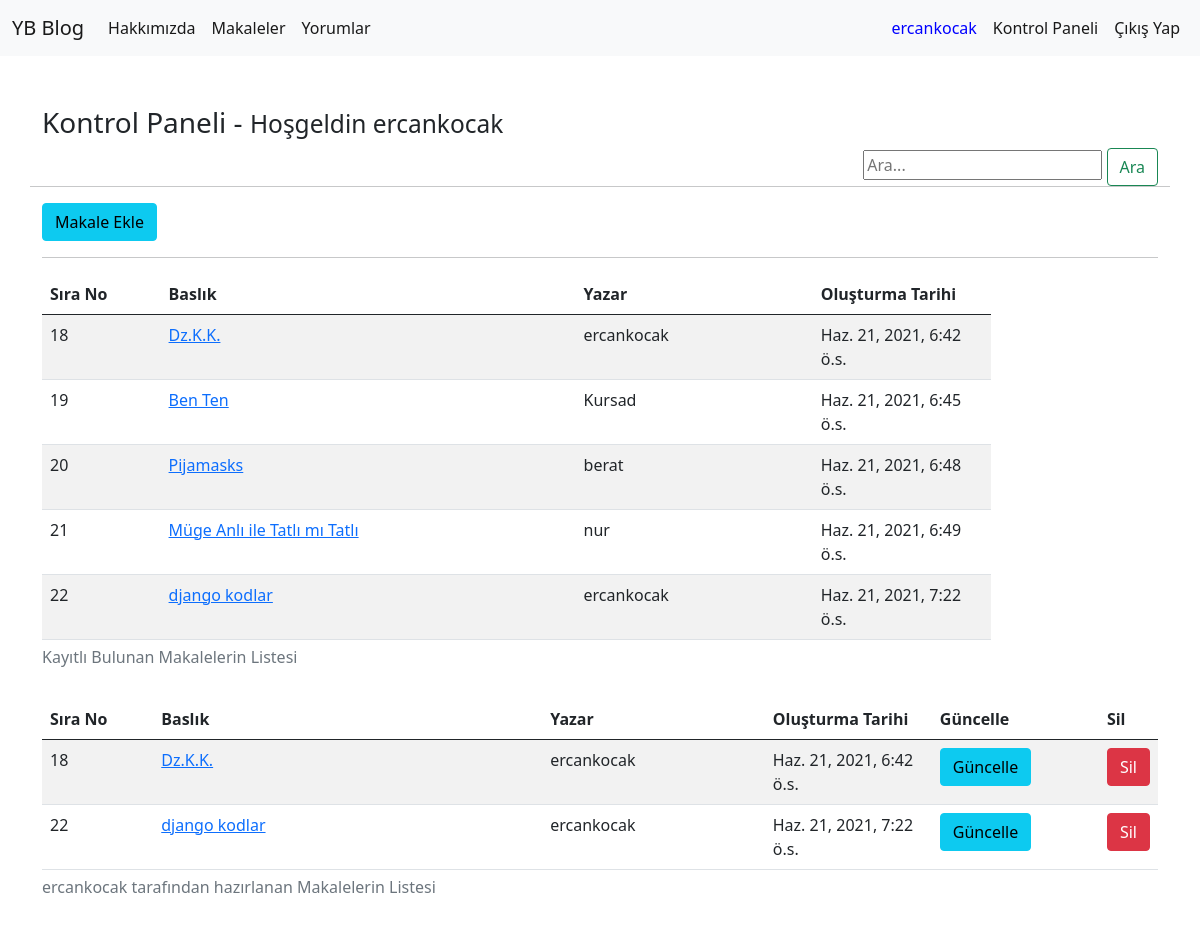
The page /dashboard/ (signed in) on the database its author committed.
### article/models.py (models this page shows, shortened)
class Article(models.Model):
    author=models.ForeignKey("auth.User", on_delete=models.CASCADE, verbose_name="Yazar")
    title=models.CharField(max_length=50, verbose_name="Başlık")
    content = RichTextField()
    created_date= models.DateTimeField(auto_now_add=True)
    article_image=models.FileField(blank=True, null=True, verbose_name="Makaleye Foto Ekleyin")

### article/views.py (the view)
# urls.py: path('dashboard/',views.dashboard, name="dashboard"),
@login_required(login_url = "user:login")
def dashboard(request):
    keyword=request.GET.get("keyword")
    if keyword:
        articlelist=Article.objects.filter(title__contains=keyword)
        userarticlelist=Article.objects.filter(author=request.user,title__contains=keyword)
    else:
        articlelist=Article.objects.all()
        userarticlelist=Article.objects.filter(author=request.user)
    return render(request, "dashboard.html", {"articlelist":articlelist, "userarticlelist":userarticlelist})

### blogdj/templates/dashboard.html (shortened to what this page needs)
{% extends "layout.html" %}
{% block body %}
<div class="row">
  <h3>Kontrol Paneli - <small>Hoşgeldin {{request.user}}</small></h3>
<div>
  <form class="form-inline my-2 my-lg-0" style="float:right">
    <input class="mr-sm-2" type="search" name = "keyword" placeholder="Ara..." aria-label="Search">
    <button class="btn btn-outline-success my-2 my-sm-0" type="submit">Ara</button>
  </form>
</div>
  <hr>
  </div>
  <a href="{% url 'article:addarticle'%}"><button class="btn btn-info">Makale Ekle</button></a>
  <br>
  <table class="table table-striped" style="width: 85%" name ="allarticles">
    <caption><h6>Kayıtlı Bulunan Makalelerin Listesi</h6></caption>
    <colgroup>
      <col span="1" style="width: 10%;">
      <col span="1" style="width: 35%;">
      <col span="1" style="width: 20%;">
      <col span="1" style="width: 15%;">
   </colgroup>
    <thead class="thead-light">
    <tr>
      <th>Sıra No</th>
      <th>Baslık</th>
      <th>Yazar</th>
      <th>Oluşturma Tarihi</th>
    </tr>
  </thead>
  <tbody>
    {% if articlelist %}
    {% for article in articlelist %}
    <tr>
      <td>{{article.id}}</td>
      <td><a href="{% url 'article:detail' article.id%}">{{article.title}}</a></td>
      <td>{{article.author}}</td>
      <td>{{article.created_date}}</td>
    </tr>
    {% endfor %}
    {%else%}
    <div class="alert alert-danger">Belirtilen kriterde makale bulunamadı</div>
    {% endif %}
    <hr>
    <table class="table table-striped" style="width: 100%" name ="userarticles">
      <caption><h6>{{request.user.username}} tarafından hazırlanan Makalelerin Listesi</h6></caption>
      <colgroup>
        <col span="1" style="width: 10%;">
        <col span="1" style="width: 35%;">
        <col span="1" style="width: 20%;">
        <col span="1" style="width: 15%;">
        <col span="1" style="width: 15%;">
        <col span="1" style="width: 15%;">
     </colgroup>
      <thead class="thead-light">
      <tr>
        <th>Sıra No</th>
        <th>Baslık</th>
        <th>Yazar</th>
        <th>Oluşturma Tarihi</th>
        <th>Güncelle</th>
        <th>Sil</th>
      </tr>
    </thead>
    <tbody>
      {% if userarticlelist %}
      {% for article in userarticlelist %}
      <tr>
        <td>{{article.id}}</td>
        <td><a href="{% url 'article:detail' article.id%}">{{article.title}}</a></td>
        <td>{{article.author}}</td>
        <td>{{article.created_date}}</td>
        <td><a href="{% url 'article:update' article.id%}"><button class="btn btn-info">Güncelle</button></a></td>
        <td><a href="{% url 'article:delete' article.id%}"><button class="btn btn-danger">Sil</button></a>
      </tr>
      {% endfor %}
      {%else%}
      <div class="alert alert-danger">Belirtilen kriterde makale bulunamadı</div>
      {% endif %}
  </tbody>
  </table>
  {% endblock body %}

### blogdj/templates/includes/navbar.html (shortened to what this page needs)
<!DOCTYPE html>
<html lang="en">
  <head>
  </head>
  <body>
    <nav class="navbar navbar-expand-lg navbar-light bg-light">
      <div class="container-fluid">
        <a class="navbar-brand" href="{% url 'index'%}">YB Blog</a>
        <div class="collapse navbar-collapse col-6" id="navbarSupportedContent">
          <ul class="navbar-nav me-auto">
            <li class="nav-item">
              <a class="nav-link active" aria-current="page" href="{% url 'about'%}"
                >Hakkımızda</a
              >
            </li>
            <li class="nav-item">
              <a class="nav-link active" aria-current="page" href="{% url 'articles'%}"
                >Makaleler</a
              >
            </li>
            <li class="nav-item">
              <a class="nav-link active" aria-current="page" href="{% url 'comments'%}"
                >Yorumlar</a
              >
            </li>
          </ul>
        </div>
        <div class="d-flex justify-content-end" id="navbarSupportedContent">
          <ul class="navbar-nav me-auto">
            {%if request.user.is_authenticated%}
          <li class="nav-item">
            <a class="nav-link active" aria-current="page" style="font:italic; color:blue">{{request.user.username}}</a>
          </li>
          <li class="nav-item">
            <a class="nav-link active" aria-current="page" href="{% url 'dashboard'%}"
              >Kontrol Paneli</a
            >
          </li>
          <li class="nav-item">
            <a class="nav-link active" aria-current="page" href="{% url 'user:logout'%}"
              >Çıkış Yap</a
            >
          </li>
          {%endif%}
          </ul>
        </div>
      </div>
    </nav>
  </body>
</html>

### rows shown on the page
Article: id "18", title "Dz.K.K.", author "ercankocak", created_date "Haz. 21, 2021, 6:42 ö.s."
Article: id "19", title "Ben Ten", author "Kursad", created_date "Haz. 21, 2021, 6:45 ö.s."
Article: id "20", title "Pijamasks", author "berat", created_date "Haz. 21, 2021, 6:48 ö.s."
Article: id "21", title "Müge Anlı ile Tatlı mı Tatlı", author "nur", created_date "Haz. 21, 2021, 6:49 ö.s."
Article: id "22", title "django kodlar", author "ercankocak", created_date "Haz. 21, 2021, 7:22 ö.s."

### other values the page prints
{{ request.user.username }} "ercankocak"
{{ request.user }} "ercankocak"
